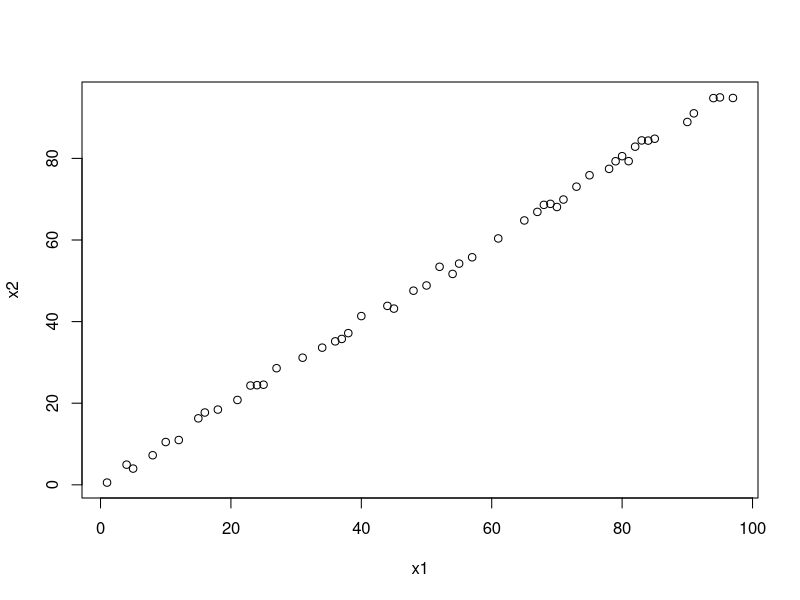
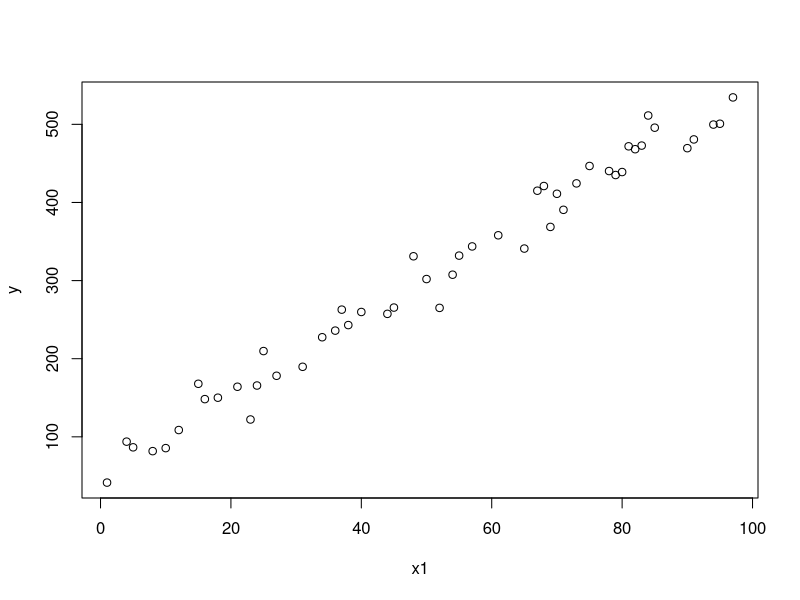
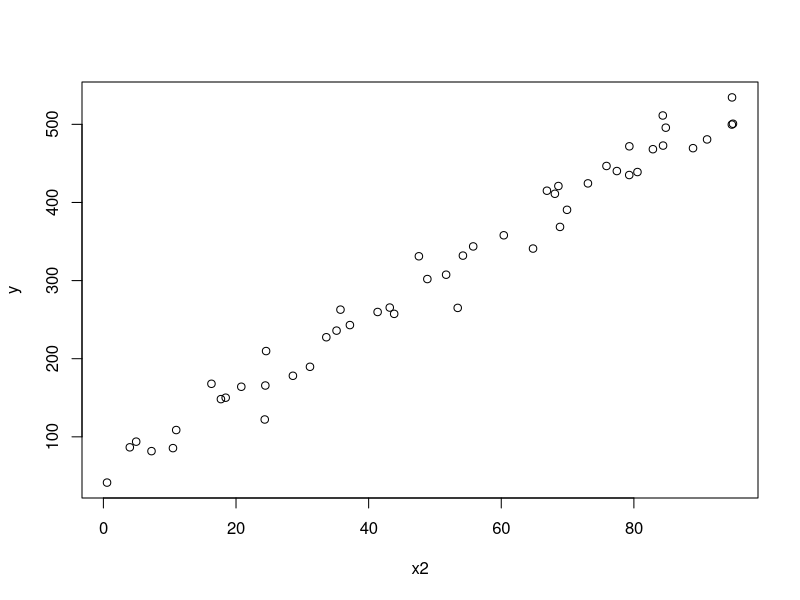

These charts were generated, in order, by the following R code:
# Example of colinearity

# x1 is random sample of number 1 to 100 
x1 <- sample(1:100, 50)

# x2 is some other random variable that happens to be strongly correlated with x1
x2 <- x1 + rnorm(mean= 0, sd = 1, n = 50)

plot(x1,x2)

# Y is a function of x1 according to the following formula
# Pay attention to the coefficients!
y = 50 + 5*x1 + rnorm(50,0,20)

plot(y~x1)
plot(y ~x2)

mod1 <- lm(y ~ x1)
summary(mod1)
#spits back estimate and x1 coefficients (y intercept and slope - Beta) pretty good

mod2 <- lm(y~x2 + x1)
summary(mod2)
# not good 

#Overall, if colinear variables exist in model, it can mess up model's prediction of actually important var
# if variables not collinear, model will consistently deliver significant results to IMPORTANT VARIABLE

#Re-run the previous 7 lines of code several times. 
#Note how consistent mod1 is, and how inconsistent mod2 is.